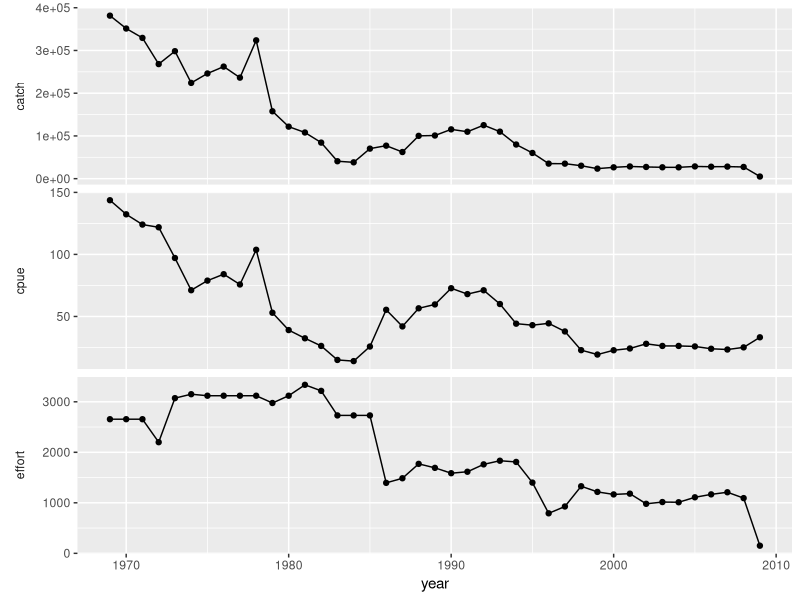
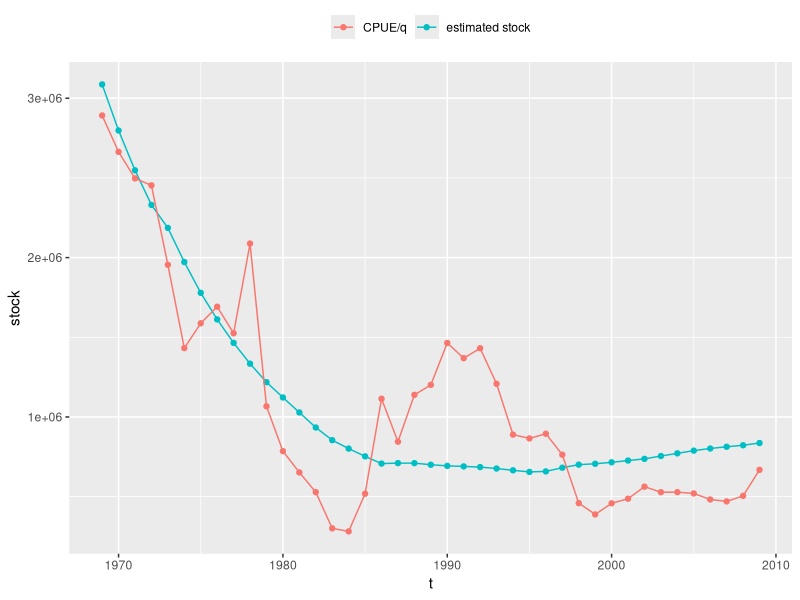
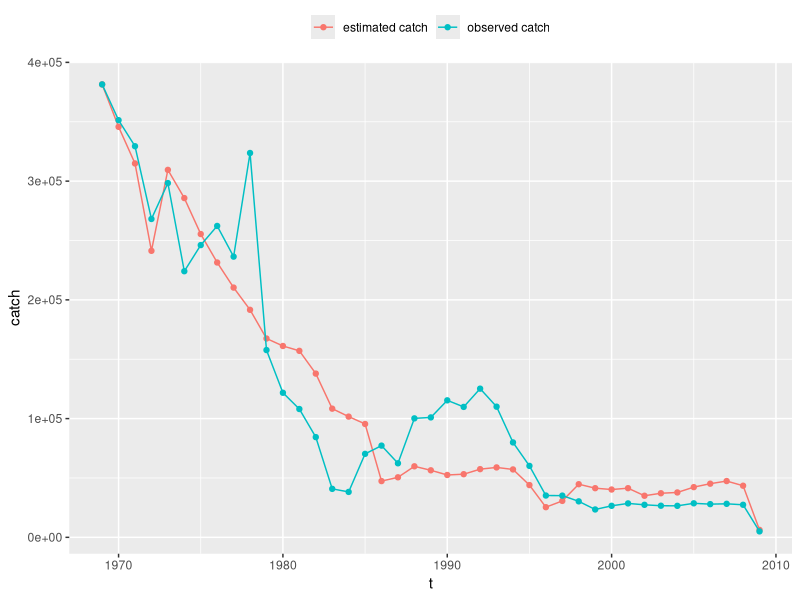
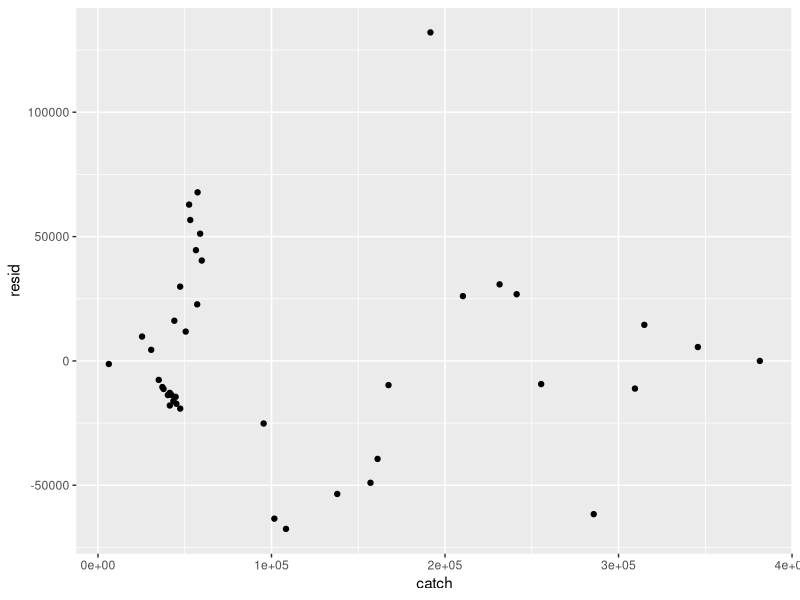
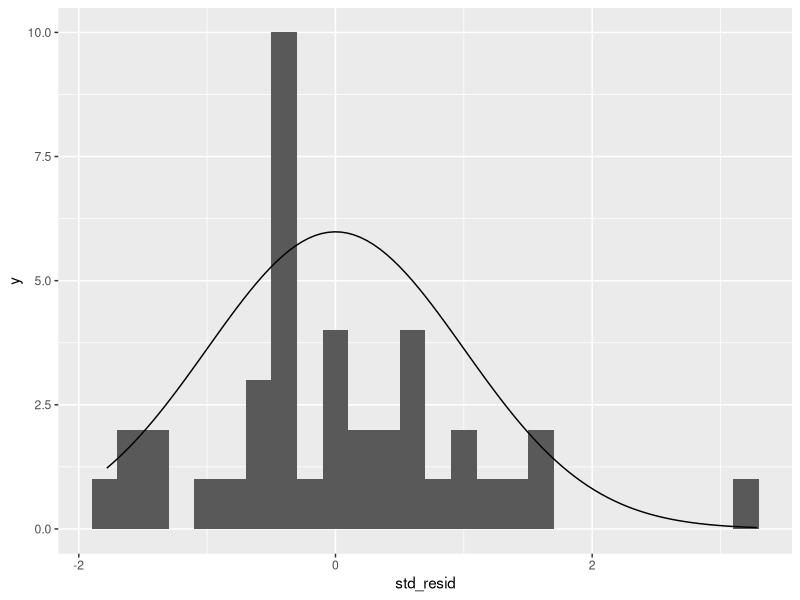
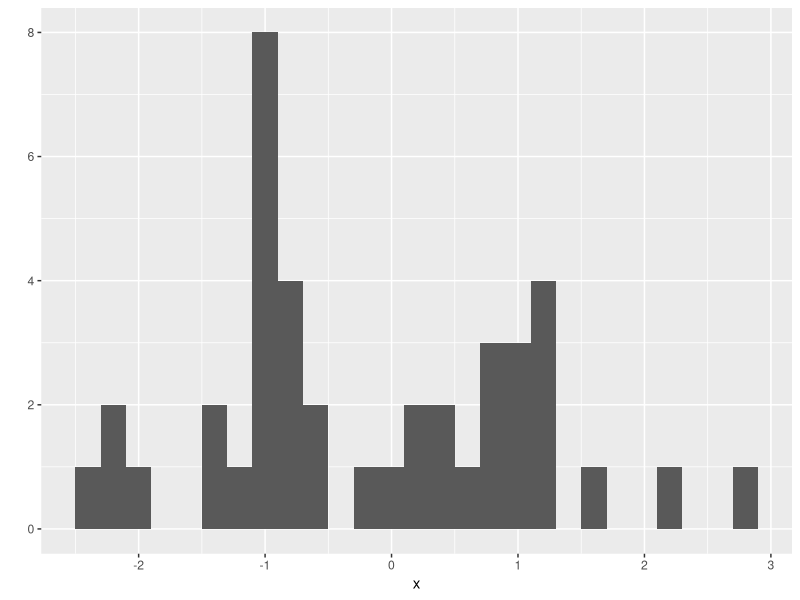
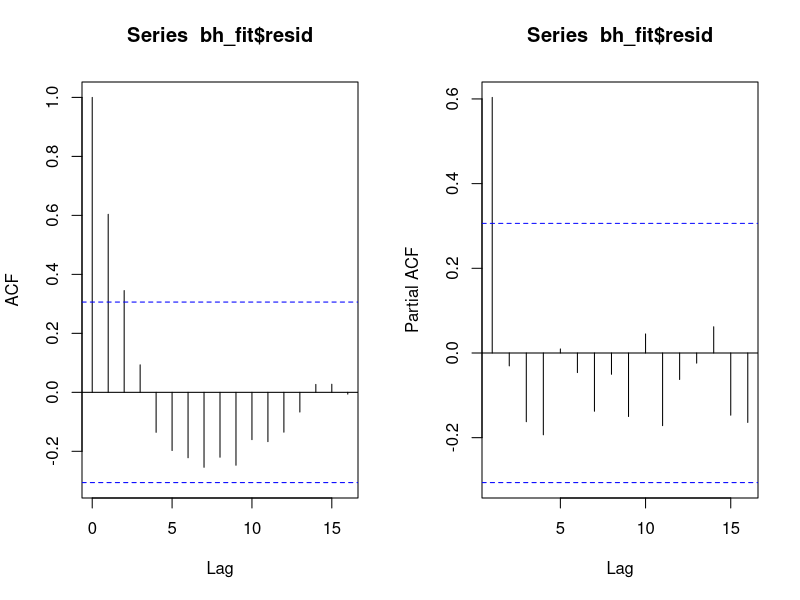
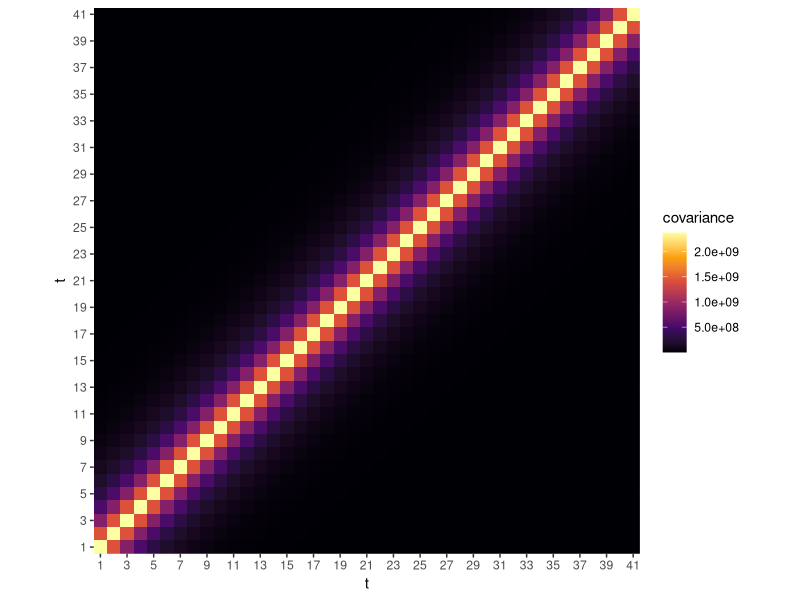

Write R code to recreate these figures, in order.
## ---- chunk 1
knitr::opts_chunk$set(fig.height = 4, fig.width = 6, message = FALSE, warning = FALSE)

### load the tidyverse packages
if (!require("tidyverse")) install.packages("tidyverse"); library(tidyverse)

###  mvtnorm package for building autocorrelative model
if (!require("mvtnorm")) install.packages("mvtnorm"); library(mvtnorm)
## ---- chunk 2
natividad <- read.csv("isla_natividad_abalone.csv")

natividad %>% 
  pivot_longer(-year, names_to = "var") %>% 
  ggplot(aes(year, value)) + 
  geom_line() + 
  geom_point() + 
  facet_wrap(~var, scales = "free_y", strip.position = "left", nrow = 3) + 
  theme(strip.placement = "outside", 
        strip.background = element_blank(), 
        axis.title.y = element_blank())
## ---- chunk 3
beverton_holt_nll <- function(par, t, obs_catch, obs_effort) {

  lambda <- par[1]; alpha <- 10^par[2]; q <- 10^par[3]; sigma <- par[4]*1e4
  
  tmax <- length(t)
  
  ## empty vectors to store simulated catch 
  mu_catch <- rep(0, tmax)
  mu_stock <- rep(0, tmax)
  
  ## estimate for stock size at time t = 1
  mu_stock[1] <- obs_catch[1]/(1 - exp(-q * obs_effort[1]))
  
  ## loop through time, store simulated catch and stock
  for (ti in 1:tmax) {
    if(ti < tmax) {
      mu_stock[ti + 1] <- (lambda * mu_stock[ti] * exp(-q * obs_effort[ti])) / 
        (1 + alpha * (mu_stock[ti] * exp(-q * obs_effort[ti])))
    }
    mu_catch[ti] <- mu_stock[ti] * (1 - exp(-q * obs_effort[ti]))
  }
  
  if (sigma >= 0) {
    nll <- -sum(dnorm(obs_catch, mean = mu_catch, sd = sigma, log = TRUE))
    return(nll)
  }  else {
    return(5000)
  }
  
}
## ---- chunk 4
bh_mle <- optim(
  par = c(lambda = 1.2, alpha = log(0.0025), q = log(0.049), sigma = 3.9), 
  fn = beverton_holt_nll, 
  t = natividad$year,
  obs_catch = natividad$catch,
  obs_effort = natividad$effort,
  control = list(maxit = 1000), 
  hessian = TRUE
)

bh_mle
## ---- chunk 5
var_cov <- solve(bh_mle$hessian)
se <- sqrt(diag(var_cov))
se
## ---- chunk 6
beverton_holt <- function(lambda, alpha, q, n0, t, effort) {
  
  tmax <- length(t)
  stock <- rep(0, tmax); stock[1] <- n0
  catch <- rep(0, tmax)
  
  for (ti in 1:tmax) {
    if(ti < tmax) {
      stock[ti + 1] <- (lambda * stock[ti] * exp(-q * effort[ti])) / 
        (1 + alpha * (stock[ti] * exp(-q * effort[ti])))
    }
    catch[ti] <- stock[ti] * (1 - exp(-q * effort[ti]))
  }
  
  data.frame(t = t, stock = stock, catch = catch)
}
## ---- chunk 7
n0 <- as.numeric(natividad$catch[1]/(1 - exp(-10^bh_mle$par[["q"]] * natividad$effort[1])))

bh_fit <- beverton_holt(
  lambda = bh_mle$par[["lambda"]],
  alpha = 10^bh_mle$par[["alpha"]],
  q = 10^bh_mle$par[["q"]],
  n0 = n0, 
  t = natividad$year,
  effort = natividad$effort
)
## ---- chunk 8
bh_fit %>% 
  ggplot(aes(t, stock)) + 
  geom_line(aes(color = "estimated stock")) + 
  geom_point(aes(color = "estimated stock")) + 
  geom_line(aes(x = year, y = cpue/(10^bh_mle$par[["q"]]), color = "CPUE/q"), 
            data = natividad) + 
  geom_point(aes(x = year, y = cpue/(10^bh_mle$par[["q"]]), color = "CPUE/q"), 
             data = natividad) + 
  theme(legend.position = "top", 
        legend.title = element_blank())
## ---- chunk 9
bh_fit %>% 
  ggplot(aes(t, catch)) + 
  geom_line(aes(color = "estimated catch")) + 
  geom_point(aes(color = "estimated catch")) + 
  geom_line(aes(x = year, y = catch, color = "observed catch"), 
            data = natividad) + 
  geom_point(aes(x = year, y = catch, color = "observed catch"), 
             data = natividad) + 
  theme(legend.position = "top", 
        legend.title = element_blank())
## ---- chunk 10
bh_fit$resid <- natividad$catch - bh_fit$catch

bh_fit %>% ggplot(aes(catch, resid)) + geom_point()
## ---- chunk 11
## standardized residuals
bh_fit$std_resid <- scale(bh_fit$resid)

bh_fit %>% 
  ggplot(aes(std_resid)) + 
  geom_histogram(binwidth = 0.2) + 
  stat_function(fun = function(x, ...) dnorm(x, ...)*15, 
                args = list(mean = 0, sd = 1))
## ---- chunk 12
n <- nrow(natividad)
x <- rnorm(n, mean = 0, sd = 1)
qplot(x, binwidth = 0.2)
## ---- chunk 13
par(mfrow = c(1, 2))
acf(bh_fit$resid)
acf(bh_fit$resid, type = "partial")
par(mfrow = c(1, 1))
## ---- chunk 14
resid_AR1 <- arima(bh_fit$resid, order = c(1, 0, 0))
phi <- as.numeric(coef(resid_AR1)[1])
phi
## ---- chunk 15
plot_var_cov <- function(phi, sigma = bh_mle$par[["sigma"]]*1e4, tmax = nrow(natividad)) {
  
  var_cov <- sigma^2/(1-phi^2)*phi^(abs(outer(1:tmax, 1:tmax, "-")))
  
  reshape2::melt(var_cov) %>% ggplot(aes(Var1, Var2, fill = value)) + 
    geom_raster() + scale_fill_viridis_c(option = "inferno") + 
    scale_x_continuous(breaks = seq(1, tmax, 2)) + 
    scale_y_continuous(breaks = seq(1, tmax, 2)) +
    coord_fixed(expand = FALSE) + 
    labs(x = "t", y = "t", fill = "covariance")
}

plot_var_cov(phi = 0.6)
plot_var_cov(phi = 0.1)
plot_var_cov(phi = 0.95)
## ---- chunk 16
beverton_holt_nll_AR1 <- function(par, t, obs_catch, obs_effort) {
  
  lambda <- par[1]; alpha <- 10^par[2]; q <- 10^par[3]; sigma <- par[4]*1e4; phi <- par[5]
  
  tmax <- length(t)
  
  mu_catch <- rep(0, tmax)
  mu_stock <- rep(0, tmax)
  
  mu_stock[1] <- obs_catch[1]/(1 - exp(-q * obs_effort[1]))
  
  for (ti in 1:tmax) {
    if(ti < tmax) {
      mu_stock[ti + 1] <- (lambda * mu_stock[ti] * exp(-q * obs_effort[ti])) / 
        (1 + alpha * (mu_stock[ti] * exp(-q * obs_effort[ti])))
    }
    mu_catch[ti] <- mu_stock[ti] * (1 - exp(-q * obs_effort[ti]))
  }
  
  if (sigma >= 0) {
    var_cov <- sigma^2/(1-phi^2)*phi^(abs(outer(1:tmax, 1:tmax, "-")))
    nll <- -sum(dmvnorm(obs_catch, mean = mu_catch, sigma = var_cov, log = TRUE))
    return(nll)
  }  else {
    return(5000)
  }
  
}
## ---- chunk 17
bh_mle_AR1 <- optim(
  par = c(lambda = 1.2, alpha = log(0.0025), q = log(0.049), sigma = 3.9, phi = phi), 
  fn = beverton_holt_nll_AR1, 
  t = natividad$year,
  obs_catch = natividad$catch,
  obs_effort = natividad$effort,
  control = list(maxit = 1000), 
  hessian = TRUE
)

bh_mle_AR1
## ---- chunk 18
var_cov_AR1 <- solve(bh_mle_AR1$hessian)
se_AR1 <- sqrt(diag(var_cov_AR1))
se_AR1
## ---- chunk 19
alpha <- 10^bh_mle_AR1$par[["alpha"]]
alpha
## ---- chunk 20
lambda <- bh_mle_AR1$par[["lambda"]]
lambda_CI <- qnorm(c(0.025, 0.975), lambda, sd = se_AR1[["lambda"]])
lambda_CI
## ---- chunk 21
### YOUR CODE HERE
lambda <- bh_mle_AR1$par[["lambda"]]
lambda_CI <- qnorm(c(0.025, 0.975), lambda, sd = se_AR1[["lambda"]])
lambda_CI
## ---- chunk 22
K = (lambda - 1)/alpha
K
## ---- chunk 23
as.numeric((bh_mle$par[["lambda"]] - 1)/(10^bh_mle$par["alpha"]))
## ---- chunk 24
N_msy = (lambda - sqrt(lambda))/alpha
N_msy
## ---- chunk 25
MSY = N_msy - N_msy/(lambda - alpha * N_msy)
MSY
## ---- chunk 26
### parameter values - same between observation and process models
N0 <- 10 # initial population size
lambda <- 1.1 ## finite growth rate
alpha <- 1e-04 ## density dependence
p <- 0.1 ## probability of observation

### empty population vectors
tmax <- 100 ## number of time steps
N <- rep(NA, tmax) ## true population size
Nobs <- rep(NA, tmax) ## observed population size
N[1] <- N0 ## initialize population

### loop over time, store true population
for (t in 1:(tmax - 1)) {
  N[t + 1] = (lambda * N[t])/(1 + alpha*N[t])
}
t <- 1:tmax

### observed population size
Nobs = rbinom(tmax, size = round(N), prob = p)

plot(Nobs ~ t, type = "l")
## ---- chunk 27
### empty population vectors
tmax <- 100 ## number of time steps
Nproc <- rep(NA, tmax) ## true population size
Nproc[1] <- N0 ## initialize population

### loop over time, store true population
for (t in 1:(tmax - 1)) {
  Nproc[t + 1] = rpois(1, lambda * Nproc[t])/(1 + alpha*Nproc[t])
}
t <- 1:tmax

plot(Nproc ~ t, type = "l")
